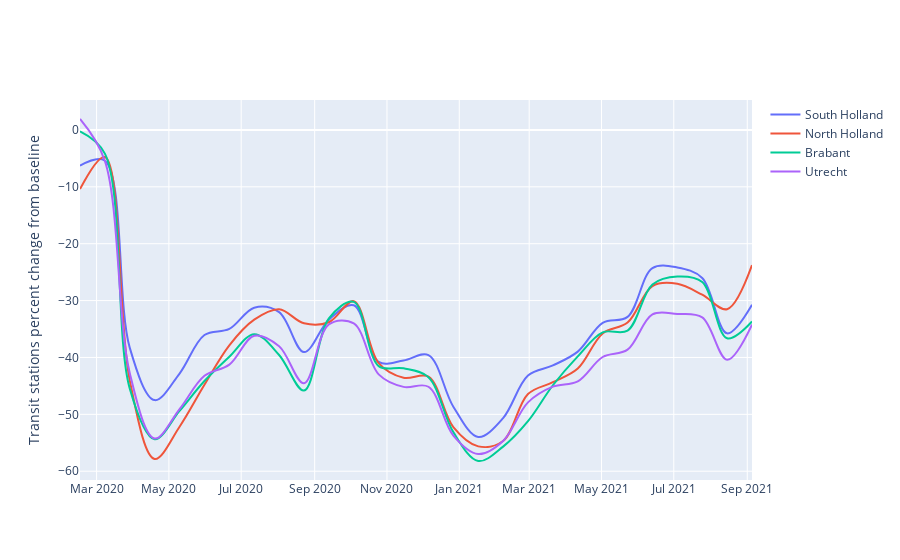

The notebook cell this image was saved under:
### Markdown cell above
### Remarks

- You donot need to fill areas between the lines for the multiple lines plot here
- [Hint] If you are to use plotly express, you can use `color` argument in [px.line](https://plotly.com/python-api-reference/generated/plotly.express.line)

### Code cell
a = df.loc[df.sub_region_1.str.contains("South Holland", na=False)]
b = df.loc[df.sub_region_1.str.contains("North Holland", na=False)]
c = df.loc[df.sub_region_1.str.contains("Brabant", na=False)]
d = df.loc[df.sub_region_1.str.contains("Utrecht", na=False)]

a['date'] = pd.to_datetime(a['date'])
a_new = a.resample('3W', on='date').mean()
a_new.reset_index(inplace=True)

b['date'] = pd.to_datetime(b['date'])
b_new = b.resample('3W', on='date').mean()
b_new.reset_index(inplace=True)

c['date'] = pd.to_datetime(c['date'])
c_new = c.resample('3W', on='date').mean()
c_new.reset_index(inplace=True)

d['date'] = pd.to_datetime(d['date'])
d_new = d.resample('3W', on='date').mean()
d_new.reset_index(inplace=True)

fig = go.Figure()

fig.add_trace(go.Scatter(x=a_new['date'], y=a_new['transit_stations_percent_change_from_baseline'],
                         line_shape='spline', name="South Holland"))
fig.add_trace(go.Scatter(x=b_new['date'], y=b_new['transit_stations_percent_change_from_baseline'],
                         line_shape='spline',name="North Holland"))
fig.add_trace(go.Scatter(x=c_new['date'], y=c_new['transit_stations_percent_change_from_baseline'],
                         line_shape='spline',name="Brabant"))
fig.add_trace(go.Scatter(x=d_new['date'], y=d_new['transit_stations_percent_change_from_baseline'],
                         line_shape='spline',name="Utrecht"))
fig.update_traces(mode='lines')
fig.update_layout(yaxis_title='Transit stations percent change from baseline')

### Figure 1 — Plotly figure (JSON) as saved in the notebook; plotly's stock layout.template omitted (floating-point values rounded to 4 significant figures)
{"data": [{"line": {"shape": "spline"}, "mode": "lines", "name": "South Holland", "type": "scatter", "x": ["2020-02-16T00:00:00", "2020-03-08T00:00:00", "2020-03-29T00:00:00", "2020-04-19T00:00:00", "2020-05-10T00:00:00", "2020-05-31T00:00:00", "2020-06-21T00:00:00", "2020-07-12T00:00:00", "2020-08-02T00:00:00", "2020-08-23T00:00:00", "2020-09-13T00:00:00", "2020-10-04T00:00:00", "2020-10-25T00:00:00", "2020-11-15T00:00:00", "2020-12-06T00:00:00", "2020-12-27T00:00:00", "2021-01-17T00:00:00", "2021-02-07T00:00:00", "2021-02-28T00:00:00", "2021-03-21T00:00:00", "2021-04-11T00:00:00", "2021-05-02T00:00:00", "2021-05-23T00:00:00", "2021-06-13T00:00:00", "2021-07-04T00:00:00", "2021-07-25T00:00:00", "2021-08-15T00:00:00", "2021-09-05T00:00:00"], "y": [-6.291, -5.406, -38.32, -47.5, -42.82, -36.06, -34.99, -31.25, -32.02, -39.06, -33.35, -30.82, -40.79, -40.53, -39.57, -48.66, -53.98, -50.66, -43.19, -41.4, -38.97, -33.91, -32.87, -24.28, -24.18, -26.02, -35.76, -30.75]}, {"line": {"shape": "spline"}, "mode": "lines", "name": "North Holland", "type": "scatter", "x": ["2020-02-16T00:00:00", "2020-03-08T00:00:00", "2020-03-29T00:00:00", "2020-04-19T00:00:00", "2020-05-10T00:00:00", "2020-05-31T00:00:00", "2020-06-21T00:00:00", "2020-07-12T00:00:00", "2020-08-02T00:00:00", "2020-08-23T00:00:00", "2020-09-13T00:00:00", "2020-10-04T00:00:00", "2020-10-25T00:00:00", "2020-11-15T00:00:00", "2020-12-06T00:00:00", "2020-12-27T00:00:00", "2021-01-17T00:00:00", "2021-02-07T00:00:00", "2021-02-28T00:00:00", "2021-03-21T00:00:00", "2021-04-11T00:00:00", "2021-05-02T00:00:00", "2021-05-23T00:00:00", "2021-06-13T00:00:00", "2021-07-04T00:00:00", "2021-07-25T00:00:00", "2021-08-15T00:00:00", "2021-09-05T00:00:00"], "y": [-10.4, -4.757, -44.07, -57.84, -52.17, -44.81, -37.86, -33.36, -31.52, -34.0, -33.81, -30.11, -41.0, -43.58, -43.36, -52.25, -55.63, -54.69, -46.43, -44.35, -41.94, -35.78, -33.87, -27.44, -27.05, -28.97, -31.51, -23.77]}, {"line": {"shape": "spline"}, "mode": "lines", "name": "Brabant", "type": "scatter", "x": ["2020-02-16T00:00:00", "2020-03-08T00:00:00", "2020-03-29T00:00:00", "2020-04-19T00:00:00", "2020-05-10T00:00:00", "2020-05-31T00:00:00", "2020-06-21T00:00:00", "2020-07-12T00:00:00", "2020-08-02T00:00:00", "2020-08-23T00:00:00", "2020-09-13T00:00:00", "2020-10-04T00:00:00", "2020-10-25T00:00:00", "2020-11-15T00:00:00", "2020-12-06T00:00:00", "2020-12-27T00:00:00", "2021-01-17T00:00:00", "2021-02-07T00:00:00", "2021-02-28T00:00:00", "2021-03-21T00:00:00", "2021-04-11T00:00:00", "2021-05-02T00:00:00", "2021-05-23T00:00:00", "2021-06-13T00:00:00", "2021-07-04T00:00:00", "2021-07-25T00:00:00", "2021-08-15T00:00:00", "2021-09-05T00:00:00"], "y": [-0.2414, -4.164, -45.47, -54.38, -49.39, -44.14, -39.88, -35.9, -39.57, -45.82, -33.13, -30.22, -41.51, -41.91, -43.48, -53.13, -58.2, -55.67, -51.21, -44.89, -39.8, -35.58, -35.28, -27.18, -25.79, -26.74, -36.61, -33.67]}, {"line": {"shape": "spline"}, "mode": "lines", "name": "Utrecht", "type": "scatter", "x": ["2020-02-16T00:00:00", "2020-03-08T00:00:00", "2020-03-29T00:00:00", "2020-04-19T00:00:00", "2020-05-10T00:00:00", "2020-05-31T00:00:00", "2020-06-21T00:00:00", "2020-07-12T00:00:00", "2020-08-02T00:00:00", "2020-08-23T00:00:00", "2020-09-13T00:00:00", "2020-10-04T00:00:00", "2020-10-25T00:00:00", "2020-11-15T00:00:00", "2020-12-06T00:00:00", "2020-12-27T00:00:00", "2021-01-17T00:00:00", "2021-02-07T00:00:00", "2021-02-28T00:00:00", "2021-03-21T00:00:00", "2021-04-11T00:00:00", "2021-05-02T00:00:00", "2021-05-23T00:00:00", "2021-06-13T00:00:00", "2021-07-04T00:00:00", "2021-07-25T00:00:00", "2021-08-15T00:00:00", "2021-09-05T00:00:00"], "y": [1.923, -5.457, -42.76, -54.25, -49.08, -43.23, -41.26, -36.19, -38.03, -44.54, -34.18, -34.02, -42.97, -45.17, -45.15, -53.73, -56.98, -54.67, -47.89, -45.13, -44.19, -39.92, -38.63, -32.41, -32.35, -32.96, -40.4, -34.22]}], "layout": {"yaxis": {"title": {"text": "Transit stations percent change from baseline"}}}}
